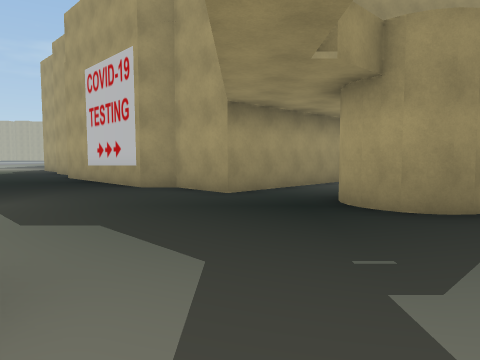
[1] (above)

23 first-person views from a walk through a scene from a Unity 3-D project. The camera is 1.4 m above the floor, tilts 4° down and sees 70° across. The floor is counted in squares, 2 m on a side. Each view is taken from the middle of a square. On the plan, view 1 faces up. The plan holds only what a view shows up to about 11 squares ahead; the rest is blank. The place goes on beyond the plan.

[2]
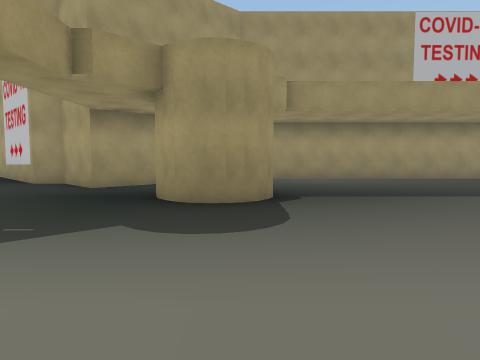

[3]
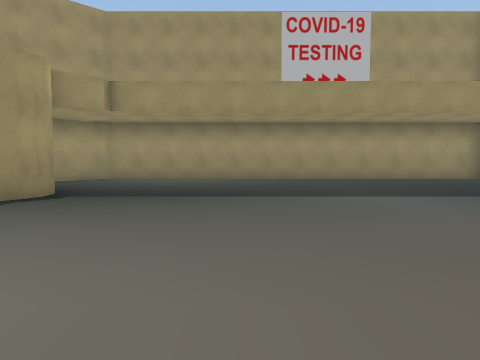

[4]
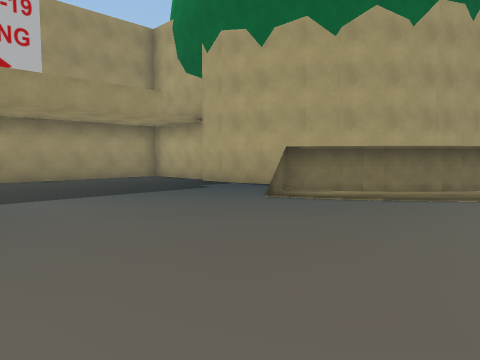

[5]
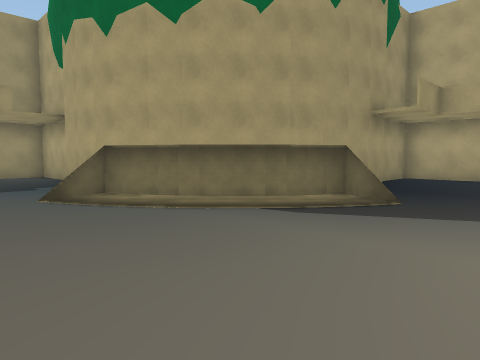

[6]
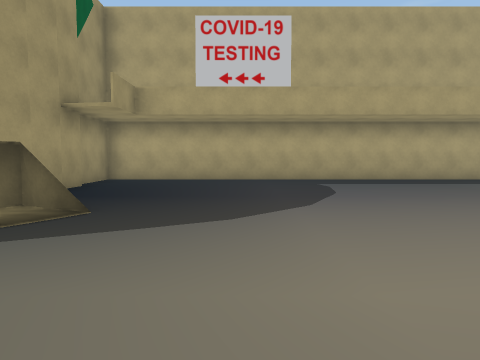

[7]
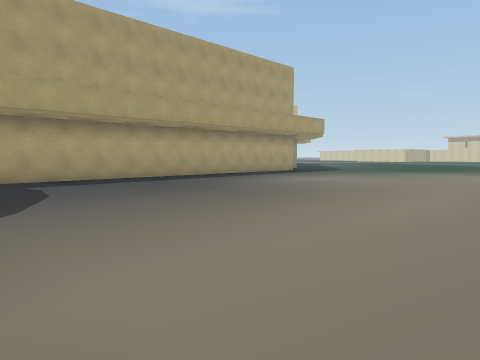

[8]
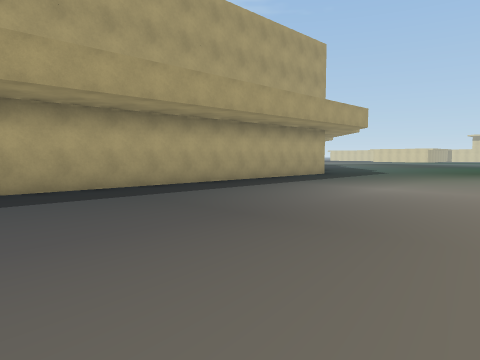

[9]
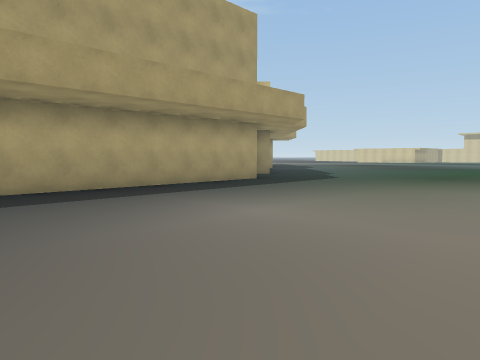

[10]
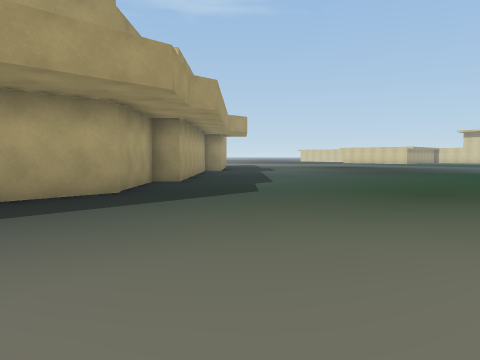

[11]
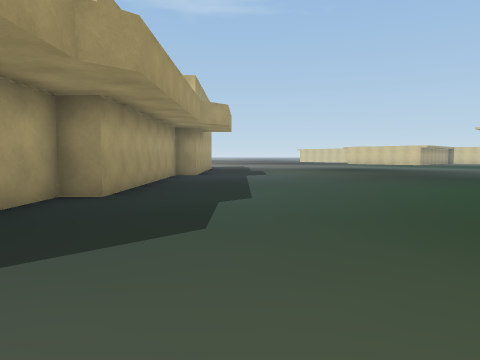

[12]
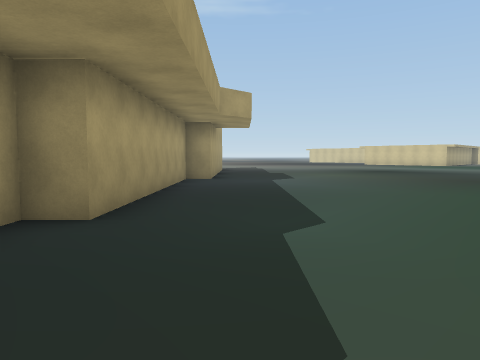

[13]
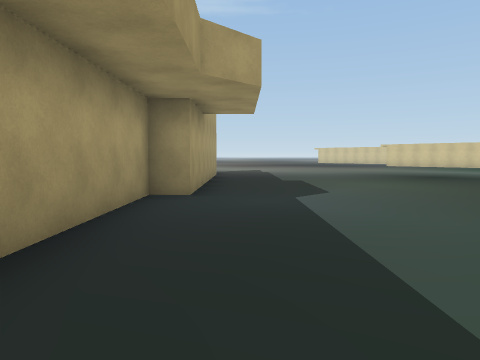

[14]
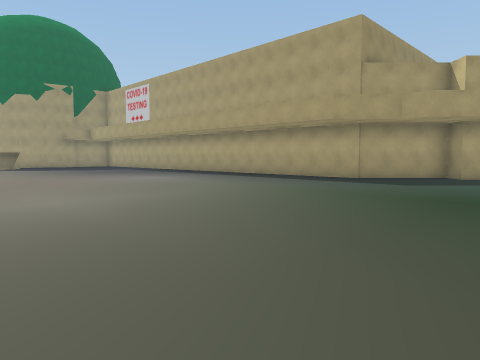

[15]
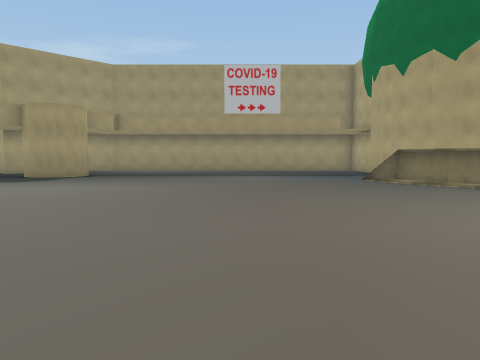

[16]
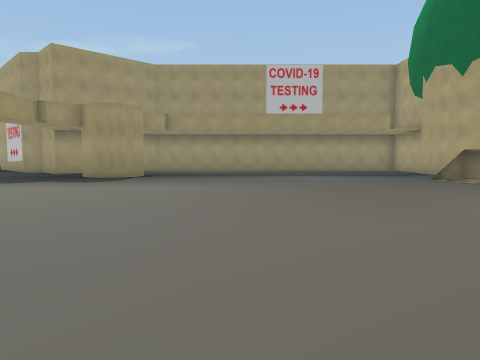

[17]
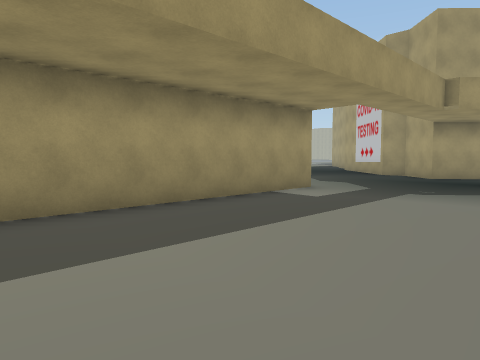

[18]
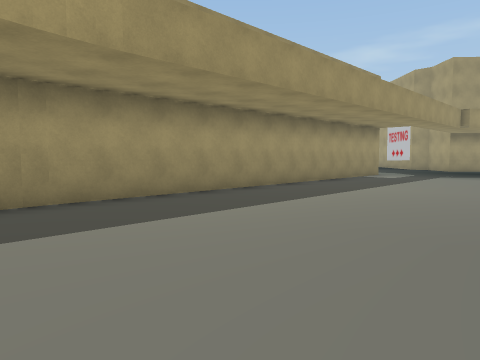

[19]
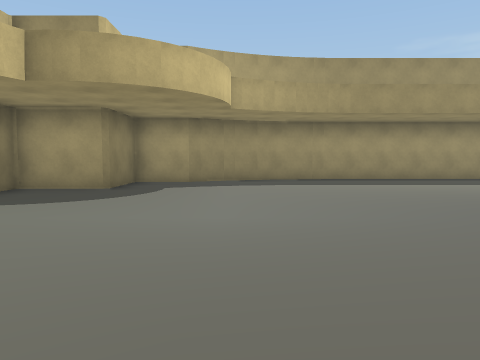

[20]
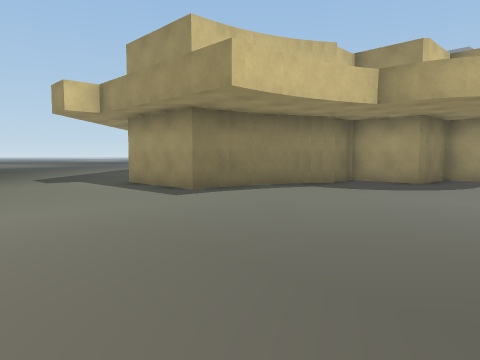

[21]
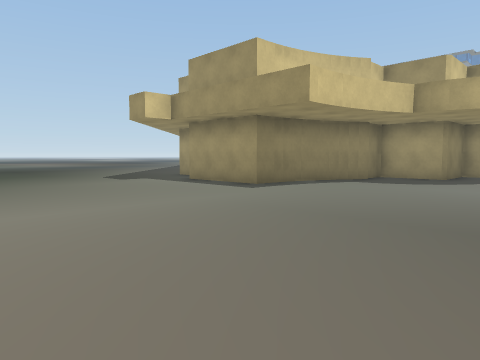

[22]
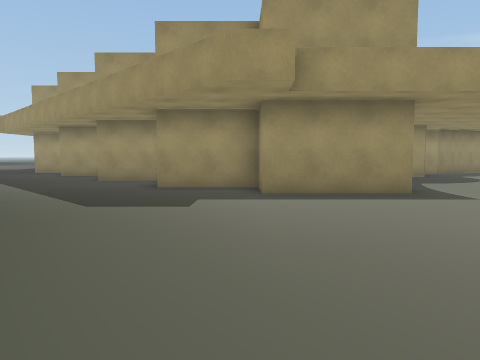

[23]
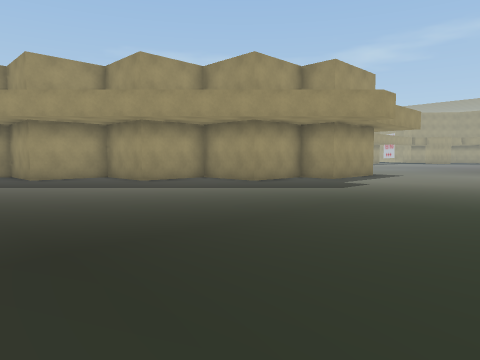

### Floor plan
Key: @ floor where view 1 was taken; # wall or solid block; . floor; = window, fence, low wall or low ledge.
Columns run from 4 left of view 1 to 28 right of it. Each row starts with its distance up from view 1.
 10 ##    ##############
  9 .##  ##............#
  8 ..####.............#
  7 ...##..............#
  6 ...... #...........#
  5 ......##...........#
  4  ..................#
  3   ...............###
  2   ...............=##
  1   #............... ##  #####
  0   #.@.............. ##.....#
 -1   #.................=......#
 -2   #........................#
 -3   #........................#
 -4   #..... ..................#
 -5   #..... ..................#
 -6   #.....  ..... ...........#
 -7   #.....   . .   ..........#
 -8   #......        ..........#
 -9   #.......       ..........#
-10   #.........     ..........#
-11   ##.........    ..........#
-12    #.......................#
-13    #.......................#
-14    #.......................#
-15    ###.....................#
-16      #.....................#
-17      ###...................##
-18        ####.................#
-19           #.................##
-20          ##..................##
-21          #....................##
-22          #.......... ..........#
-23        ###......      ..........#
-24        #........      ...........
-25      ###........      ..........#
-26      #..........      ...........
-27    ###...........       .........
-28     .............       .........
-29         .........       .........
-30              ....         .. ....

Positions as (right, up) in squares from view 1, and headings:
1: (0, 0), facing up
2: (3, -1), facing up
3: (7, -1), facing up
4: (8, -1), facing up-right
5: (11, -3), facing up-right
6: (12, -3), facing right
7: (12, -3), facing down-right
8: (15, -5), facing down-right
9: (15, -9), facing down-right
10: (16, -14), facing down-right
11: (18, -17), facing down-right
12: (20, -18), facing down-right
13: (23, -21), facing down-right
14: (12, -22), facing up-right
15: (9, -7), facing up
16: (7, -7), facing up
17: (3, -5), facing up-left
18: (4, -11), facing up-left
19: (9, -12), facing left
20: (11, -12), facing down-left
21: (13, -12), facing down-left
22: (13, -21), facing left
23: (12, -30), facing up-left
